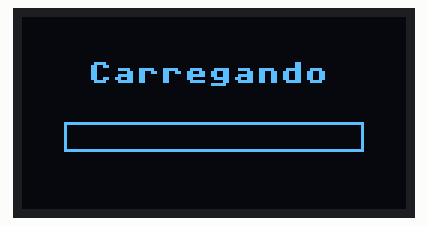
This program was run on a simulated Raspberry Pi Pico running MicroPython. Shown: 128×64 one-colour display.

Above: at 0.12 s.
At 0.84 s:
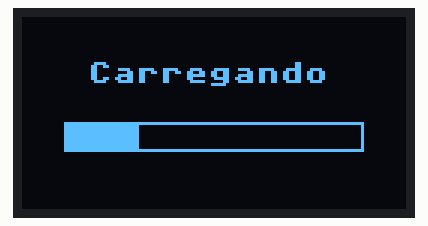
At 1.27 s:
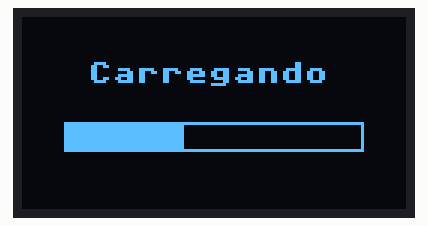
At 1.7 s:
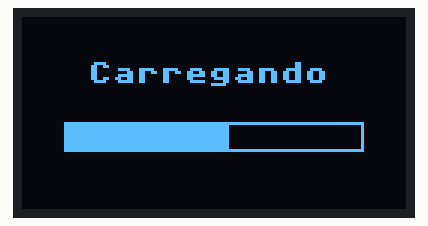
At 2.57 s:
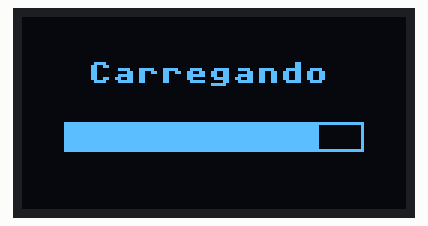
At 3.43 s:
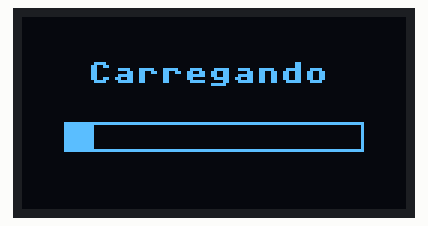

The program:

07_barra_progresso.py
```python
from machine import Pin, I2C
from ssd1306 import SSD1306_I2C
import time

i2c = I2C(1, scl=Pin(3), sda=Pin(2), freq=400000)
oled = SSD1306_I2C(128, 64, i2c)

while True:
    for largura in range(0, 101, 5):
        oled.fill(0)
        oled.text("Carregando", 22, 15)
        oled.rect(14, 35, 100, 10, 1)
        oled.fill_rect(14, 35, largura, 10, 1)
        oled.show()
        time.sleep_ms(120)
```

Measured:
- by itself, everything shown: repeats every 3.0 s, in 21 steps
